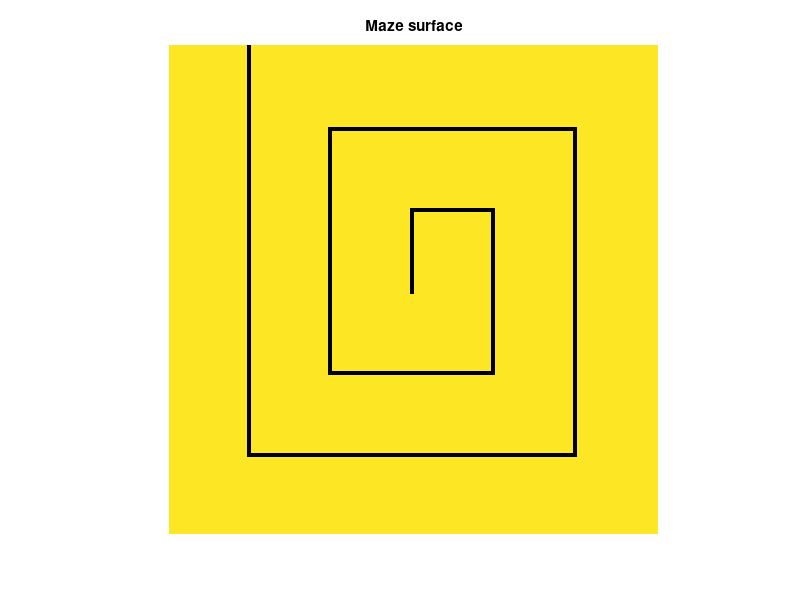

Here is the MATLAB script that generated this plot: (Note: this script raises an error after producing the figure.)
% Numerical geometry of nonrigid shapes.
% (C) Alexander & Michael Bronstein, 2008.
% All rights reserved.

rand('seed', 0);

% Generate the maze surface
N = 120;
[X,Y] = meshgrid(1:N,1:N);
Z = zeros(size(X));

ds = 20;
s = 20;
l = N-ds;
u = [1 s]';
v = [1 0]';
  for k=1:9,
    us = u;
    uf = u+v*l;
 
    Z(min(us(1),uf(1)):max(us(1),uf(1)), min(uf(2),us(2)):max(us(2),uf(2))) = 1;
    
    u = uf;
    v = [0 -1; 1 0]*v(:);
    s = s + ds;
    if mod(k-1,2) == 0,
        l = l - ds;
    end
    
  end

Z(Z==1) = 1e5;
  
imagesc(Z);
axis image;

X = single(X);
Y = single(Y);
Z = single(Z);

    D = zeros(size(X)) + Inf;
    
    imagesc(D.*double(Z==0));
    axis image; axis off;
    title('Maze surface');
    drawnow;

    for rep=1:5,
        [grid,initTime] = mexGeneralFMM('initGrid',X,Y,Z);
        [D,runTime,itersDeFacto]     = mexGeneralFMM('FMM',grid,uint32([sub2ind(size(X), round(N/2)+5, round(N/2)+5)]), ...
            single([0]),uint32(rep) );
        D(D>1e4) = Inf;

        pause;
        imagesc(D.*double(Z==0));
        axis image; axis off;
        drawnow;
        title(sprintf('Distance map after %d iterations', rep));
    end
    
    mexGeneralFMM('DeInitGrid',grid);

    
